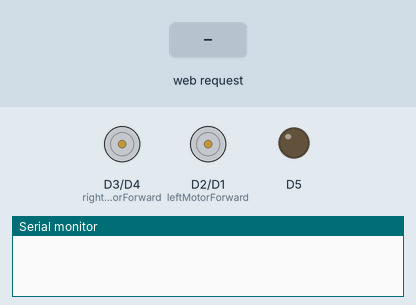
The sketch below on a simulated ESP8266 (NodeMCU). Parts: motor-driver pin pairs drawn as motors (green arrow = first pin HIGH = forward, orange = second pin HIGH = backward, longer = more drive), output pins drawn as LEDs (lit = HIGH), the last lines printed to the serial monitor. Inputs (shaded band) come from the test bench.

Above: at 1.2 s.
1.3 s: HTTP request GET /move?dir=F received
At 2.0 s:
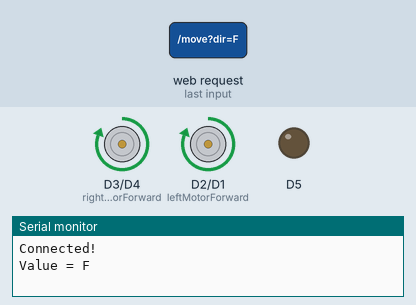
2.8 s: HTTP request GET /move?dir=B received
At 3.1 s:
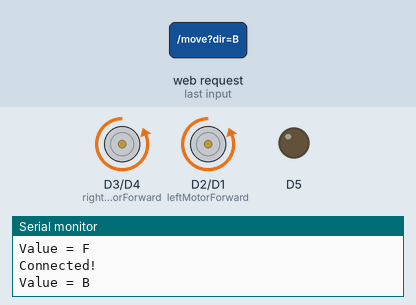
4.3 s: HTTP request GET /move?dir=L received
At 5.5 s:
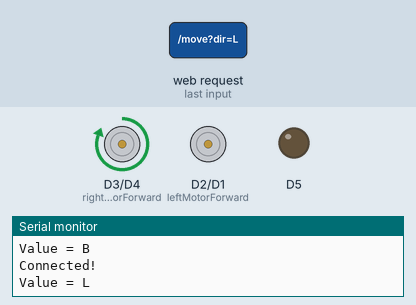
5.8 s: HTTP request GET /move?dir=R received
At 6.6 s:
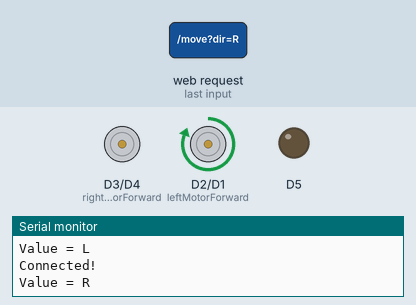
Timing chart, 0 to 8.3 s (numbered marks = the images above; inputs shaded):
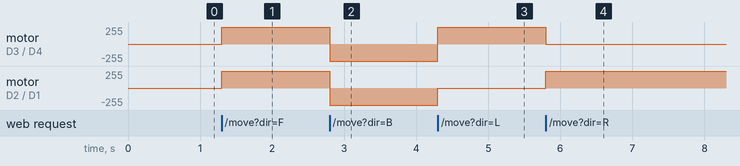

Measured:
- after the input at 1.3 s, motor on D3 (rightMotorForward) / D4 (rightMotorBackward), motor on D2 (leftMotorForward) / D1 (leftMotorBackward): stopped → forward 255/255 at once
- after the input at 2.8 s, motor on D3 (rightMotorForward) / D4 (rightMotorBackward), motor on D2 (leftMotorForward) / D1 (leftMotorBackward): forward 255/255 → backward 255/255 at once
- after the input at 4.3 s, motor on D3 (rightMotorForward) / D4 (rightMotorBackward): backward 255/255 → forward 255/255 at once; motor on D2 (leftMotorForward) / D1 (leftMotorBackward): backward 255/255 → stopped at once
- after the input at 5.8 s, motor on D3 (rightMotorForward) / D4 (rightMotorBackward): forward 255/255 → stopped at once; motor on D2 (leftMotorForward) / D1 (leftMotorBackward): stopped → forward 255/255 at once

The sketch:

Wifi_bot.ino
```cpp
/* © Robocell,CCA */
/* This code is given during Autonomous robotics workshop organised  by Robocell,CCA on 14 & 15th September,2019. */
/* Follow us on https://www.facebook.com/ccanitd.in/
/* For queries/help mail us at robocell@ccanitd.in
 * Visit us at-www.ccanitd.in*/

/* FUNCTIONING:
 *This is the code for smart bot controlled wirelessly using wifi  */

/*SETUP:
 * 1.Go to playstore and install Wifi RC Car ESP8266.
 * 2.connect your mobile to the network hosted by Nodemcu.
 * 3.Go to settings of the application and enter the ip address.
 * 4.set the commands in the application.
 * HAVE FUN.............
 */

#include <ESP8266WiFi.h>                     /*Importing the libraries which enable WiFi communication.*/
#include <ESP8266WebServer.h>

// SSID parameters
const char *ssid = "NodeMCU Hotspot";                      /*Set as your hotspot name.*/
const char *password = "12345678*";                  /*set password.*/

IPAddress ip(192, 168, 4, 1);               /* IP Address-Enter the same ip in the app.*/
IPAddress netmask(255, 255, 255, 0);        /*Its like the address your device will search for , when it emits the signal.*/
const int port = 80; // Port
ESP8266WebServer server (port);


/* define L298N or L293D motor control pins */
int leftMotorBackward = D1;                 /* (D1) -> IN1  */
int leftMotorForward = D2;                  /* (D2) ->IN2   */
int rightMotorForward = D3;                 /* (D3) -> IN3   */
int rightMotorBackward = D4;                /* (D4) -> IN4  */


void setup() {

  Serial.begin(115200);

  pinMode(D5, OUTPUT);                      /* LED pin*/

   // Setup AP
  WiFi.mode(WIFI_AP);
  WiFi.softAP(ssid, password);
  WiFi.softAPConfig(ip, ip, netmask);

  // Declaration of motors
  pinMode(leftMotorForward, OUTPUT);
  pinMode(rightMotorForward, OUTPUT);
  pinMode(leftMotorBackward, OUTPUT);
  pinMode(rightMotorBackward, OUTPUT);


  // Start Server
  server.on("/", HTTP_GET, onConnect);
  server.on("/move", HTTP_GET, handleRequest);          /*Here / is the root page of the server.*/
  server.begin();

}


void loop() {

  server.handleClient();                     /*Function which constantly checks whether there is any data sent from the server.*/

}

void onConnect(){
  Serial.println("Connected!");
  server.send(200, "text / plain", "Successful");
}

void handleRequest() {
  Serial.println("Connected!");

  if (server.hasArg("dir")) {             /*Checking whether the data sent by the device contains the argument "State".*/

    String value = server.arg("dir");     /*Value is a String which stores the argument sent by the device connected to network.*/
    Serial.println("Value = " + value);
    server.send(200, "text / plain", "Request received");   /*Send a confirmation to the device that their data has been recieved.*/

    /*Applying basic if-else statements to Drive the robot according to the argument sent by device
     For example , value  contains F , then forward() is called , If it contains B , it goes backward
     */

    if (value.equals("F")) {
      forward();
    }
    else  if (value.equals("B")) {
      backward();
    }
    else  if (value.equals("L")) {
      left();
    }
    else  if (value.equals("R")) {
     right();
    }
    else  if (value.equals("S")) {
      stop_bot();
    }
     else  if (value.equals("ON")) {
      ON();
    }
     else  if (value.equals("OFF")) {
      OFF();
    }
  }
}


/*************** FORWARD *******************/
void forward(void)
{
  digitalWrite(leftMotorForward,HIGH);
  digitalWrite(rightMotorForward,HIGH);
  digitalWrite(leftMotorBackward,LOW);
  digitalWrite(rightMotorBackward,LOW);
}

/*************** BACKWARD *******************/
void backward()
{
  digitalWrite(leftMotorBackward,HIGH);
  digitalWrite(rightMotorBackward,HIGH);
  digitalWrite(leftMotorForward,LOW);
  digitalWrite(rightMotorForward,LOW);
}

/*************** TURN LEFT *******************/
void left()
{
  digitalWrite(rightMotorForward,HIGH);
  digitalWrite(leftMotorBackward,LOW);
  digitalWrite(rightMotorBackward,LOW);
  digitalWrite(leftMotorForward,LOW);
}


/*************** TURN RIGHT *******************/
void right()
{
  digitalWrite(leftMotorForward,HIGH);
  digitalWrite(leftMotorBackward,LOW);
  digitalWrite(rightMotorForward,LOW);
  digitalWrite(rightMotorBackward,LOW);
}


/*************** STOPS THE BOT *******************/
void stop_bot()
{
  digitalWrite(leftMotorForward,LOW);
  digitalWrite(leftMotorBackward,LOW);
  digitalWrite(rightMotorForward,LOW);
  digitalWrite(rightMotorBackward,LOW);
}
/*************** ON *******************/
void ON()
{
  digitalWrite(D5,HIGH);
}
/*************** OFF *******************/
void OFF()
{
  digitalWrite(D5,LOW);
}
```
